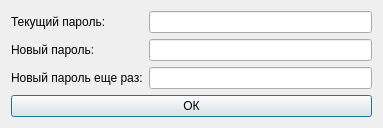
<?xml version="1.0" encoding="UTF-8"?>
<ui version="4.0">
 <class>ChangePasswordDialog</class>
 <widget class="QDialog" name="ChangePasswordDialog">
  <property name="geometry">
   <rect>
    <x>0</x>
    <y>0</y>
    <width>383</width>
    <height>122</height>
   </rect>
  </property>
  <property name="windowTitle">
   <string>Изменение пароля</string>
  </property>
  <property name="windowIcon">
   <iconset resource="../../icons.qrc">
    <normaloff>:/Forms/Icons/Forms/Icons/key.svg</normaloff>:/Forms/Icons/Forms/Icons/key.svg</iconset>
  </property>
  <layout class="QFormLayout" name="formLayout_2">
   <item row="0" column="0">
    <widget class="QLabel" name="label">
     <property name="text">
      <string>Текущий пароль:</string>
     </property>
    </widget>
   </item>
   <item row="0" column="1">
    <widget class="QLineEdit" name="CurrentPasswordField"/>
   </item>
   <item row="1" column="0">
    <widget class="QLabel" name="label_2">
     <property name="text">
      <string>Новый пароль:</string>
     </property>
    </widget>
   </item>
   <item row="1" column="1">
    <widget class="QLineEdit" name="NewPasswordField"/>
   </item>
   <item row="2" column="0">
    <widget class="QLabel" name="label_3">
     <property name="text">
      <string>Новый пароль еще раз:</string>
     </property>
    </widget>
   </item>
   <item row="2" column="1">
    <widget class="QLineEdit" name="RepeatPasswordField"/>
   </item>
   <item row="3" column="0" colspan="2">
    <widget class="QPushButton" name="pushButton">
     <property name="text">
      <string>ОК</string>
     </property>
    </widget>
   </item>
  </layout>
 </widget>
 <resources>
  <include location="../../icons.qrc"/>
 </resources>
 <connections/>
</ui>
